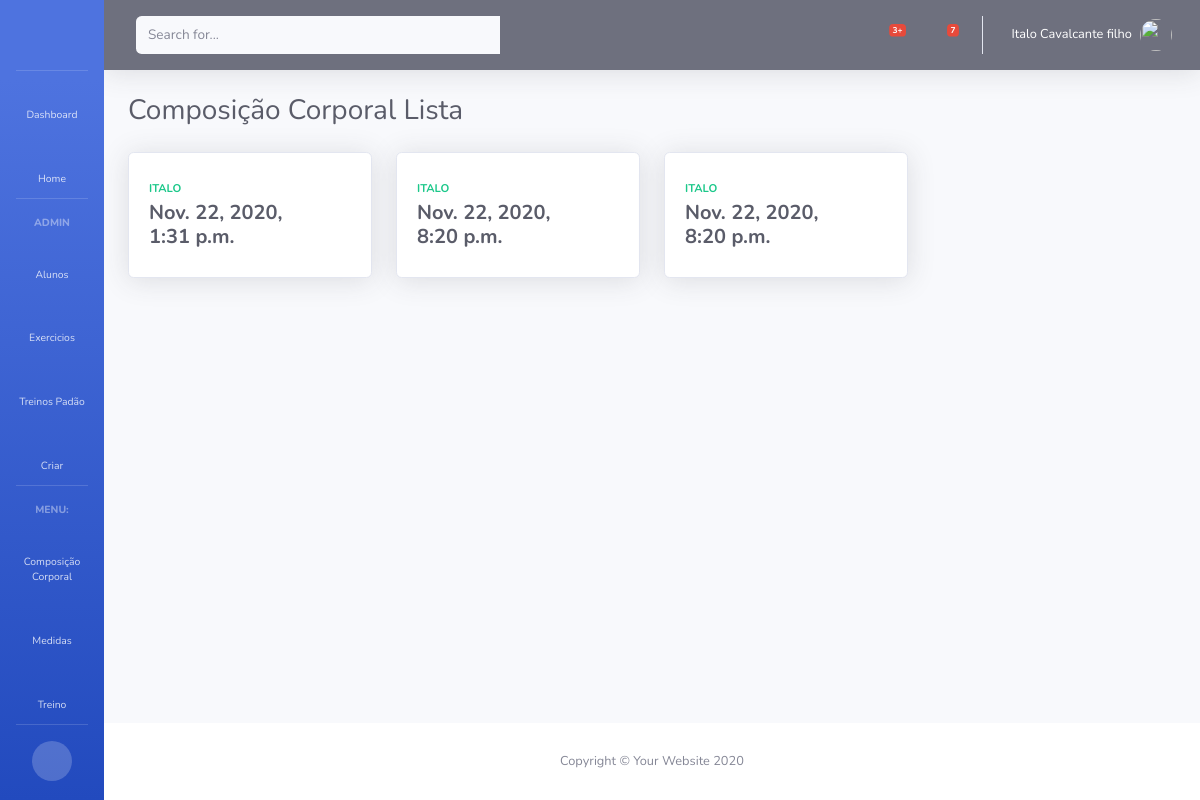
The app's page /composicaoCorporal/1 (signed in) with its own data.
### pessonal/models.py (models this page shows)
class ComposicaoCorporal(models.Model):
    aluno = models.ForeignKey(User,on_delete= models.PROTECT)
    peso = models.FloatField()
    musculo_esqueletico = models.FloatField()
    massa_muscular = models.FloatField()
    massa_ossea = models.FloatField()
    idade_corporal = models.IntegerField()
    imc =  models.FloatField()
    gordura_corporal = models.FloatField()
    gordura_visceral = models.IntegerField()
    metabolismo_basal =  models.IntegerField()
    relacao_cintura_quadril = models.FloatField()
    pressao_arterial = models.CharField(max_length=8)
    frequencia_cardiaca = models.IntegerField()
    data = models.DateTimeField(default = timezone.now)
    observacao = models.TextField()
    def get_absolute_url(self):
        return reverse('Composidelahes',args = [self.pk])

### pessonal/views.py (the view)
# urls.py: path('composicaoCorporal/<int:aluno>', views.composiList, name = 'ComposiList'),
@login_required
def composiList(request,aluno):
        usuario = request.user
        if usuario.is_superuser:
            usuario = User.objects.filter(pk = aluno).first()
        composi = ComposicaoCorporal.objects.filter(aluno_id = usuario)
        data = {'object_list':composi}
        return render(request, 'perssonal/composicao_list.html',data)

### pessonal/templates/perssonal/composicao_list.html (shortened to what this page needs)
{% extends 'base.html' %}
{% block content %}
    <div class="d-sm-flex align-items-center justify-content-between mb-4">
      <h1 class="h3 mb-0 text-gray-800">Composição Corporal Lista</h1>
    </div>
    <div class="row">
        {% for comp in object_list %}
            <div class="col-xl-3 col-md-6 mb-4">
                <a href="{{ comp.get_absolute_url }}">
                  <div class="card border-left-green shadow h-100 py-2">
                    <div class="card-body">
                      <div class="row no-gutters align-items-center">
                        <div class="col mr-2">
                          <div class="text-xs font-weight-bold text-success text-uppercase mb-1">{{ comp.aluno}}</div>
                          <div class="row no-gutters align-items-center">
                            <div class="col-auto">
                              <div class="h5 mb-0 mr-3 font-weight-bold text-gray-800">{{ comp.data }}</div>
                            </div>
                          </div>
                        </div>
                        <div class="col-auto">
                          <i class="fas fa-clipboard-list fa-2x text-gray-300"></i>
                        </div>
                      </div>
                    </div>
                  </div>
                </a>
            </div>
        {% endfor %}
    </div>
{% endblock content %}

### templates/base.html (shortened to what this page needs)
{% load static %}
<!DOCTYPE html>
<html lang="pt-br>
<head>
    <meta charset="UTF-8">
  <link href="{% static 'vendor/fontawesome-free/css/all.css' %}" rel="stylesheet" type="text/css">
  <link href="{% static 'css/sb-admin-2.css' %}" rel="stylesheet">
</head>
<body id="page-top">
  <div id="wrapper">
    <ul class="navbar-nav bg-gradient-primary sidebar sidebar-dark accordion toggled" id="accordionSidebar">
      <a class="sidebar-brand d-flex align-items-center justify-content-center" href="index.html">
      </a>
      <hr class="sidebar-divider my-0">
      <li class="nav-item ">
        <a class="nav-link" href="{% url 'dash' %}">
          <i class="fas fa-fw fa-tachometer-alt"></i>
          <span>Dashboard</span></a>
      </li>
      <li class="nav-item">
        <a class="nav-link" href="{% url 'home' %}">
          <i class="fas fa-fw fa-home"></i>
          <span>Home</span></a>
      </li>
     {% if user.is_superuser %}
      <hr class="sidebar-divider">
      <div class="sidebar-heading">
        Admin
      </div>
      <li class="nav-item">
        <a class="nav-link" href="{% url 'alunos' %}">
          <span>Alunos</span></a>
      </li>
      <li class="nav-item">
        <a class="nav-link" href="{% url 'exerciciolist' %}">
          <span>Exercicios</span></a>
      </li>
      <li class="nav-item">
        <a class="nav-link" href="{% url 'treinosP'%}">
          <i class="fas fa-fw fa-clipboard-list"></i>
          <span>Treinos Padão</span></a>
      </li>
      <li class="nav-item">
        <a class="nav-link collapsed" href="#" data-toggle="collapse" data-target="#collapseTwo" aria-expanded="true" aria-controls="collapseTwo">
          <i class="fas fa-fw fa-plus-circle"></i>
          <span>Criar</span>
        </a>
      </li>
      {% endif %}
      {% if user.is_authenticated %}
      <hr class="sidebar-divider">
      <div class="sidebar-heading">
        Menu:
      </div>
      <li class="nav-item">
        <a class="nav-link" href="{% url 'ComposiList' user.pk %}">
          <span>Composição Corporal</span></a>
      </li>
      <li class="nav-item">
        <a class="nav-link" href="{% url 'medidasList' user.pk %}">
          <span>Medidas</span></a>
      </li>
      <li class="nav-item">
        <a class="nav-link" href="{% url 'treinos' user.pk %}">
          <i class="fas fa-fw fa-clipboard-list"></i>
          <span>Treino</span></a>
      </li>
      <hr class="sidebar-divider d-none d-md-block">
      <div class="text-center d-none d-md-inline">
        <button class="rounded-circle border-0" id="sidebarToggle"></button>
      </div>
        {% endif %}
    </ul>
    <div id="content-wrapper" class="d-flex flex-column">
      <div id="content">
        <nav class="navbar navbar-expand navbar-light bg-gray-700 topbar mb-4 static-top shadow">
          <form class="d-none d-sm-inline-block form-inline mr-auto ml-md-3 my-2 my-md-0 mw-100 navbar-search">
            <div class="input-group">
              <input type="text" class="form-control bg-light border-0 small" placeholder="Search for..." aria-label="Search" aria-describedby="basic-addon2">
              <div class="input-group-append">
                <button class="btn btn-green" type="button">
                  <i class="fas fa-search fa-sm"></i>
                </button>
              </div>
            </div>
          </form>
          <ul class="navbar-nav ml-auto">
            <li class="nav-item dropdown no-arrow mx-1">
              <a class="nav-link dropdown-toggle" href="#" id="alertsDropdown" role="button" data-toggle="dropdown" aria-haspopup="true" aria-expanded="false">
                <i class="fas fa-bell fa-fw"></i>
                <span class="badge badge-danger badge-counter">3+</span>
              </a>
            </li>
            <li class="nav-item dropdown no-arrow mx-1">
              <a class="nav-link dropdown-toggle" href="#" id="messagesDropdown" role="button" data-toggle="dropdown" aria-haspopup="true" aria-expanded="false">
                <i class="fas fa-envelope fa-fw"></i>
                <span class="badge badge-danger badge-counter">7</span>
              </a>
            </li>
            {% if user.is_authenticated %}
            <li class="nav-item dropdown no-arrow">
              <a class="nav-link dropdown-toggle" href="#" id="userDropdown" role="button" data-toggle="dropdown" aria-haspopup="true" aria-expanded="false">
                <span class="mr-2 d-none d-lg-inline text-white small">{{user.first_name}} {{user.last_name}}</span>
                <img class="img-profile rounded-circle" src="https://d1nhio0ox7pgb.cloudfront.net/_img/o_collection_png/green_dark_grey/512x512/plain/user.png">
              </a>
            </li>
            {% endif %}
          </ul>
        </nav>
        <div class="container-fluid">
            {% block content %}
            {% endblock content %}
        </div>
      </div>
      <footer class="sticky-footer bg-white">
        <div class="container my-auto">
          <div class="copyright text-center my-auto">
            <span>Copyright &copy; Your Website 2020</span>
          </div>
        </div>
      </footer>
    </div>
  </div>
</body>
</html>

### records on screen
ComposicaoCorporal: aluno "ITALO", data "Nov. 22, 2020, 1:31 p.m."
ComposicaoCorporal: aluno "ITALO", data "Nov. 22, 2020, 8:20 p.m."
ComposicaoCorporal: aluno "ITALO", data "Nov. 22, 2020, 8:20 p.m."

### other values on screen
{{ user.first_name }} "Italo"
{{ user.last_name }} "Cavalcante filho"
